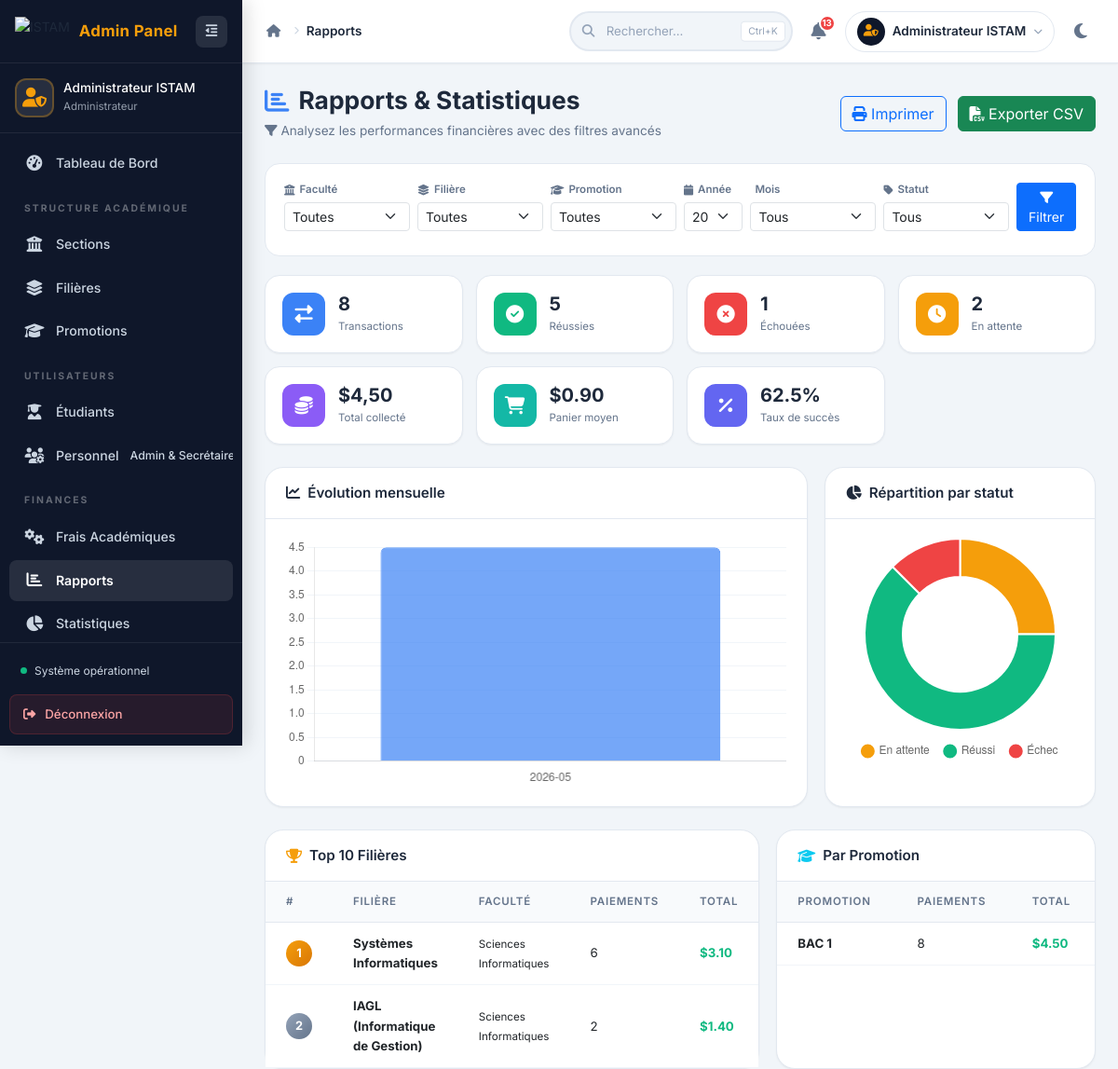
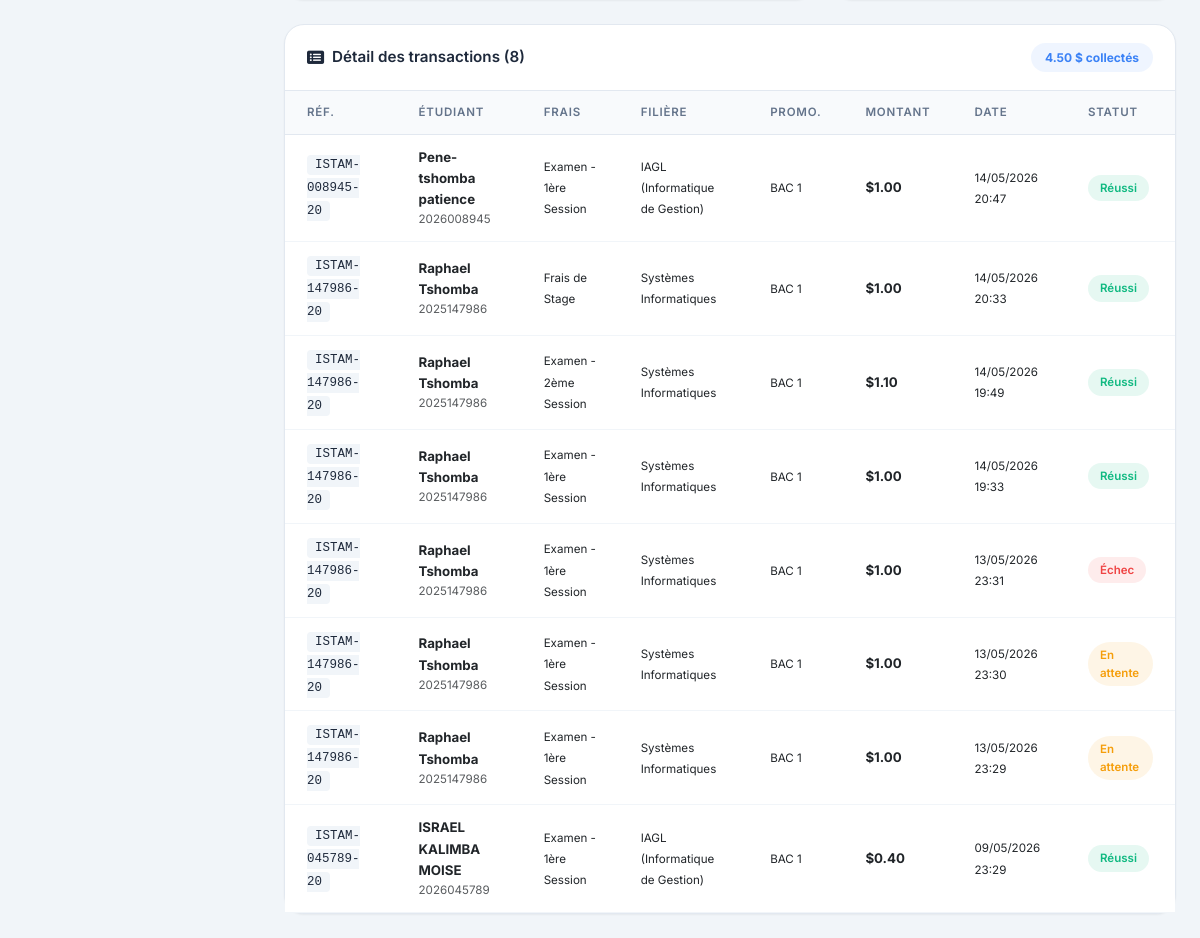
/admin/rapports.php (signed in), run on the app's committed database (2 pictures, top to bottom).
### tables this page shows
CREATE TABLE IF NOT EXISTS `paiements` (
  `id_paiement` int(11) NOT NULL AUTO_INCREMENT,
  `id_etudiant` int(11) NOT NULL,
  `id_frais` int(11) NOT NULL,
  `montant_paye` decimal(10,2) NOT NULL,
  `date_paiement` timestamp NULL DEFAULT CURRENT_TIMESTAMP,
  `statut` enum('en_attente','succes','echec') DEFAULT 'en_attente',
  `reference_transaction` varchar(100) NOT NULL,
  PRIMARY KEY (`id_paiement`),
  UNIQUE KEY `reference_transaction` (`reference_transaction`),
  KEY `id_etudiant` (`id_etudiant`),
  KEY `id_frais` (`id_frais`),
  KEY `idx_pay_stat` (`statut`)
);

CREATE TABLE IF NOT EXISTS `utilisateurs` (
  `id_utilisateur` int(11) NOT NULL AUTO_INCREMENT,
  `nom` varchar(100) NOT NULL,
  `email` varchar(150) NOT NULL,
  `mot_de_passe` varchar(255) NOT NULL,
  `role` enum('admin','secretaire','etudiant') NOT NULL,
  `statut_compte` varchar(20) DEFAULT 'actif',
  `created_at` timestamp NULL DEFAULT CURRENT_TIMESTAMP,
  PRIMARY KEY (`id_utilisateur`),
  UNIQUE KEY `email` (`email`)
);

CREATE TABLE IF NOT EXISTS `etudiants` (
  `id_etudiant` int(11) NOT NULL AUTO_INCREMENT,
  `id_utilisateur` int(11) NOT NULL,
  `matricule` varchar(20) NOT NULL,
  `telephone` varchar(20) DEFAULT NULL,
  `id_filiere` int(11) NOT NULL,
  `id_promotion` int(11) NOT NULL,
  PRIMARY KEY (`id_etudiant`),
  UNIQUE KEY `matricule` (`matricule`),
  KEY `id_utilisateur` (`id_utilisateur`),
  KEY `id_filiere` (`id_filiere`),
  KEY `idx_etud_mat` (`matricule`),
  KEY `fk_etudiant_promotion` (`id_promotion`)
);

CREATE TABLE IF NOT EXISTS `frais` (
  `id_frais` int(11) NOT NULL AUTO_INCREMENT,
  `type_frais` varchar(100) NOT NULL,
  `montant` decimal(10,2) NOT NULL,
  `devise` varchar(10) DEFAULT 'USD',
  `taux_change` decimal(10,4) DEFAULT '2300.0000',
  `montant_fc` decimal(12,2) DEFAULT NULL,
  `annee_academique` varchar(20) NOT NULL,
  `date_limite` date DEFAULT NULL,
  `id_filiere` int(11) DEFAULT NULL,
  `id_promotion` int(11) DEFAULT NULL,
  PRIMARY KEY (`id_frais`),
  KEY `id_filiere` (`id_filiere`),
  KEY `fk_frais_promotion` (`id_promotion`)
);

CREATE TABLE IF NOT EXISTS `filieres` (
  `id_filiere` int(11) NOT NULL AUTO_INCREMENT,
  `nom_filiere` varchar(100) NOT NULL,
  `id_faculte` int(11) NOT NULL,
  PRIMARY KEY (`id_filiere`),
  KEY `id_faculte` (`id_faculte`)
);

CREATE TABLE IF NOT EXISTS `promotions` (
  `id_promotion` int(11) NOT NULL AUTO_INCREMENT,
  `nom_promotion` varchar(50) NOT NULL,
  PRIMARY KEY (`id_promotion`),
  UNIQUE KEY `nom_promotion` (`nom_promotion`)
);

### admin/rapports.php (the view, shortened to what the rows shown need)
<?php
$db = Database::getInstance();
$filtre_annee = $_GET['annee'] ?? date('Y');
$where = "WHERE 1=1";
$params_where = [];
if (!empty($filtre_annee)) {
    $where .= " AND YEAR(p.date_paiement) = :annee";
    $params_where['annee'] = $filtre_annee;
}
$sql = "SELECT
            DATE_FORMAT(p.date_paiement, '%Y-%m') as mois,
            COUNT(p.id_paiement) as nb_transactions,
            COALESCE(SUM(CASE WHEN p.statut = 'succes' THEN p.montant_paye ELSE 0 END), 0) as montant
        FROM paiements p
        JOIN etudiants e ON p.id_etudiant = e.id_etudiant
        JOIN filieres fi ON e.id_filiere = fi.id_filiere
        JOIN facultes fa ON fi.id_faculte = fa.id_faculte
        {$where}
        GROUP BY mois
        ORDER BY mois DESC
        LIMIT 12";
$stmt = $db->prepare($sql);
$stmt->execute($params_where);
$paiements_mensuels = array_reverse($stmt->fetchAll());
$sql = "SELECT
            p.statut,
            COUNT(p.id_paiement) as nb
        FROM paiements p
        JOIN etudiants e ON p.id_etudiant = e.id_etudiant
        JOIN filieres fi ON e.id_filiere = fi.id_filiere
        JOIN facultes fa ON fi.id_faculte = fa.id_faculte
        {$where}
        GROUP BY p.statut";
$stmt = $db->prepare($sql);
$stmt->execute($params_where);
$repartition_statuts = $stmt->fetchAll();
$sql = "SELECT
            p.*, u.nom as nom_etudiant, e.matricule, f.type_frais,
            fi.nom_filiere, fa.nom_faculte, pr.nom_promotion
        FROM paiements p
        JOIN etudiants e ON p.id_etudiant = e.id_etudiant
        JOIN utilisateurs u ON e.id_utilisateur = u.id_utilisateur
        JOIN frais f ON p.id_frais = f.id_frais
        JOIN filieres fi ON e.id_filiere = fi.id_filiere
        JOIN facultes fa ON fi.id_faculte = fa.id_faculte
        JOIN promotions pr ON e.id_promotion = pr.id_promotion
        {$where}
        ORDER BY p.date_paiement DESC
        LIMIT 50";
$stmt = $db->prepare($sql);
$stmt->execute($params_where);
$transactions = $stmt->fetchAll();
?>
<!DOCTYPE html>
<html lang="fr">
<head>
    <link href="https://cdn.jsdelivr.net/npm/bootstrap@5.3.0/dist/css/bootstrap.min.css" rel="stylesheet">
    <link href="https://cdnjs.cloudflare.com/ajax/libs/font-awesome/6.4.0/css/all.min.css" rel="stylesheet">
    <link rel="stylesheet" href="../assets/css/admin/dashboard_admin.css">
    <link rel="stylesheet" href="../assets/css/admin/rapports.css">
</head>
<body>
    <div class="admin-layout">
        <div class="main-content">
            <main class="dashboard-content">
                <div class="page-header">
                    <div class="row align-items-center">
                        <div class="col-lg-6">
                            <h1 class="page-title">
                                <i class="fas fa-chart-bar"></i> Rapports & Statistiques
                            </h1>
                        </div>
                    </div>
                </div>
                <div class="tops-grid">
                    <div class="table-card">
                        <div class="table-responsive">
                            <table class="table admin-table">
                                <thead>
                                    <tr><th>#</th><th>Filière</th><th>Faculté</th><th>Paiements</th><th>Total</th></tr>
                                </thead>
                            </table>
                        </div>
                    </div>
                    <div class="table-card">
                        <div class="table-responsive">
                            <table class="table admin-table">
                                <thead>
                                    <tr><th>Promotion</th><th>Paiements</th><th>Total</th></tr>
                                </thead>
                            </table>
                        </div>
                    </div>
                </div>
                <div class="table-card mt-4">
                    <div class="table-responsive">
                        <table class="table admin-table table-sm" id="tableTransactions">
                            <thead>
                                <tr>
                                    <th>Réf.</th>
                                    <th>Étudiant</th>
                                    <th>Frais</th>
                                    <th>Filière</th>
                                    <th>Promo.</th>
                                    <th>Montant</th>
                                    <th>Date</th>
                                    <th>Statut</th>
                                </tr>
                            </thead>
                            <tbody>
                                <?php if (empty($transactions)): ?>
                                    <tr><td colspan="8" class="text-center text-muted py-4">Aucune transaction trouvée avec ces filtres.</td></tr>
                                <?php else: ?>
                                    <?php foreach ($transactions as $tr): ?>
                                        <tr>
                                            <td><code><?= htmlspecialchars(substr($tr['reference_transaction'], 0, 15)) ?></code></td>
                                            <td>
                                                <strong><?= htmlspecialchars($tr['nom_etudiant']) ?></strong>
                                                <small class="d-block text-muted"><?= htmlspecialchars($tr['matricule']) ?></small>
                                            </td>
                                            <td><small><?= htmlspecialchars($tr['type_frais']) ?></small></td>
                                            <td><small><?= htmlspecialchars($tr['nom_filiere']) ?></small></td>
                                            <td><small><?= htmlspecialchars($tr['nom_promotion']) ?></small></td>
                                            <td><strong>$<?= number_format($tr['montant_paye'], 2) ?></strong></td>
                                            <td><small><?= date('d/m/Y H:i', strtotime($tr['date_paiement'])) ?></small></td>
                                            <td>
                                                <span class="status-pill pill-<?= $tr['statut'] === 'succes' ? 'success' : ($tr['statut'] === 'echec' ? 'danger' : 'warning') ?>">
                                                    <?= $tr['statut'] === 'succes' ? 'Réussi' : ($tr['statut'] === 'echec' ? 'Échec' : 'En attente') ?>
                                                </span>
                                            </td>
                                        </tr>
                                    <?php endforeach; ?>
                                <?php endif; ?>
                            </tbody>
                        </table>
                    </div>
                </div>
            </main>
        </div>
    </div>
    <script>
        const chartEvolutionLabels = <?= json_encode(array_column($paiements_mensuels, 'mois')) ?>;
        const chartEvolutionValues = <?= json_encode(array_map('floatval', array_column($paiements_mensuels, 'montant'))) ?>;
        const chartStatutsLabels = <?= json_encode(array_column($repartition_statuts, 'statut')) ?>;
        const chartStatutsValues = <?= json_encode(array_map('intval', array_column($repartition_statuts, 'nb'))) ?>;
    </script>
</body>
</html>

### data on the page
paiements: reference_transaction "ISTAM-008945-20", utilisateurs.nom "Pene-tshomba patience", id_etudiant.matricule "2026008945", id_frais.type_frais "Examen - 1ère Session", filieres.nom_filiere "IAGL (Informatique de Gestion)", promotions.nom_promotion "BAC 1", montant_paye "1.00", date_paiement "14/05/2026 20:47", statut "Réussi"
paiements: reference_transaction "ISTAM-147986-20", utilisateurs.nom "Raphael Tshomba", id_etudiant.matricule "2025147986", id_frais.type_frais "Frais de Stage", filieres.nom_filiere "Systèmes Informatiques", promotions.nom_promotion "BAC 1", montant_paye "1.00", date_paiement "14/05/2026 20:33", statut "Réussi"
paiements: reference_transaction "ISTAM-147986-20", utilisateurs.nom "Raphael Tshomba", id_etudiant.matricule "2025147986", id_frais.type_frais "Examen - 2ème Session", filieres.nom_filiere "Systèmes Informatiques", promotions.nom_promotion "BAC 1", montant_paye "1.10", date_paiement "14/05/2026 19:49", statut "Réussi"
paiements: reference_transaction "ISTAM-147986-20", utilisateurs.nom "Raphael Tshomba", id_etudiant.matricule "2025147986", id_frais.type_frais "Examen - 1ère Session", filieres.nom_filiere "Systèmes Informatiques", promotions.nom_promotion "BAC 1", montant_paye "1.00", date_paiement "14/05/2026 19:33", statut "Réussi"
paiements: reference_transaction "ISTAM-147986-20", utilisateurs.nom "Raphael Tshomba", id_etudiant.matricule "2025147986", id_frais.type_frais "Examen - 1ère Session", filieres.nom_filiere "Systèmes Informatiques", promotions.nom_promotion "BAC 1", montant_paye "1.00", date_paiement "13/05/2026 23:31", statut "Échec"
paiements: reference_transaction "ISTAM-147986-20", utilisateurs.nom "Raphael Tshomba", id_etudiant.matricule "2025147986", id_frais.type_frais "Examen - 1ère Session", filieres.nom_filiere "Systèmes Informatiques", promotions.nom_promotion "BAC 1", montant_paye "1.00", date_paiement "13/05/2026 23:30", statut "En attente"
paiements: reference_transaction "ISTAM-147986-20", utilisateurs.nom "Raphael Tshomba", id_etudiant.matricule "2025147986", id_frais.type_frais "Examen - 1ère Session", filieres.nom_filiere "Systèmes Informatiques", promotions.nom_promotion "BAC 1", montant_paye "1.00", date_paiement "13/05/2026 23:29", statut "En attente"
paiements: reference_transaction "ISTAM-045789-20", utilisateurs.nom "ISRAEL KALIMBA MOISE", id_etudiant.matricule "2026045789", id_frais.type_frais "Examen - 1ère Session", filieres.nom_filiere "IAGL (Informatique de Gestion)", promotions.nom_promotion "BAC 1", montant_paye "0.40", date_paiement "09/05/2026 23:29", statut "Réussi"

### other printed values
$admin_nom_side "Administrateur ISTAM"
$titre_page "Rapports"
$notif_count "13"
$admin_nom_nav "Administrateur ISTAM"
$total_transactions "8"
$total_succes "5"
$total_echec "1"
$total_attente "2"
$total_collecte "4,50"
$panier_moyen "0.90"
$taux_conversion "62.5"
$tf['nom_filiere'] "Systèmes Informatiques"
$tf['nom_faculte'] "Sciences Informatiques"
$tf['nb_paiements'] "6"
$tf['total'] "3.10"
